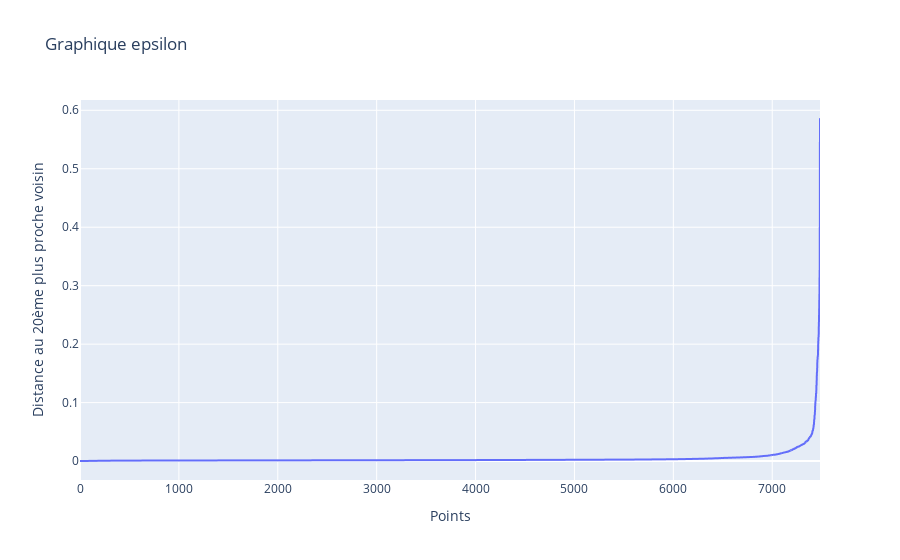

Notebook cell for this chart:
### Markdown cell above
Comme cité plus haut nous allons utiliser NearestNeighbors. 
C'est une classe de scikit-learn qui va nous aider à analyser les distances entre les points d’un dataset. Elle permet notamment de :

Trouver les points les plus proches de chaque point dans le dataset.

Mesurer ces distances pour détecter des zones plus ou moins denses et repérer les points isolés.

Préparer des paramètres pour DBSCAN, notamment la valeur de eps qui définit le rayon autour d’un point pour créer un cluster.

### Code cell
# Nous prendrons les 20 plus proches voisins
neigh = NearestNeighbors(n_neighbors=20)
nbrs = neigh.fit(df_day1)
distances, indices = nbrs.kneighbors(df_day1)
# Trier les distances dans l'ordre croissant
distances = np.sort(distances[:, -1])
# Graphique pour trouver le "coude"
df_dist = pd.DataFrame({
    "Points": range(len(distances)),
    "Distance": distances
})

fig = px.line(df_dist, x="Points", y="Distance",
              title="Graphique epsilon",
              labels={"Points": "Points", "Distance": "Distance au 20ème plus proche voisin"})
fig.show()

### Figure 1 — Plotly figure (JSON) as saved in the notebook; plotly's stock layout.template omitted (floating-point values rounded to 4 significant figures; data arrays with more than 128 entries replaced by an {"elided": "..."} marker saying what was removed)
{"data": [{"hovertemplate": "Points=%{x}<br>Distance au 20ème plus proche voisin=%{y}<extra></extra>", "legendgroup": "", "line": {"color": "#636efa", "dash": "solid"}, "marker": {"symbol": "circle"}, "mode": "lines", "name": "", "showlegend": false, "type": "scattergl", "x": {"elided": "7484 int values"}, "xaxis": "x", "y": {"elided": "7484 float values"}, "yaxis": "y"}], "layout": {"legend": {"tracegroupgap": 0}, "title": {"text": "Graphique epsilon"}, "xaxis": {"anchor": "y", "domain": [0, 1], "title": {"text": "Points"}}, "yaxis": {"anchor": "x", "domain": [0, 1], "title": {"text": "Distance au 20ème plus proche voisin"}}}}
